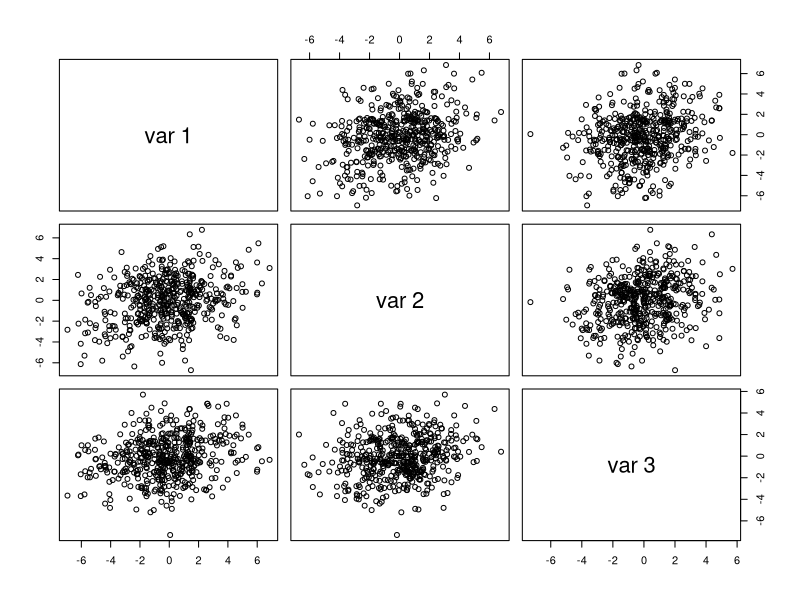

The R script that drew this image: (Note: this script raises an error after producing the figure.)
## Simulate and estimate trivariate normal 

rm(list=ls())  ## clear the workspace

library(MASS)  # needed for mvrnorm

Tsize <- 500  

muTrue <- matrix(c(0.01, -0.02, 0.03), 3, 1)

SigmaTrue <- matrix(0,3,3)

diag(SigmaTrue) <- c(6, 5, 4)

SigmaTrue[1,2] <- 1.3
SigmaTrue[1,3] <- 1.1
SigmaTrue[2,3] <- 0.9
SigmaTrue[2,1] <- SigmaTrue[1,2]
SigmaTrue[3,1] <- SigmaTrue[1,3]
SigmaTrue[3,2] <- SigmaTrue[2,3]


y <- mvrnorm(Tsize, mu = muTrue, Sigma = SigmaTrue )

pairs(y)


like <- function(pars){
  
	mu <- pars[1:3]
	A  <- matrix(0,3,3)
 	diag(A) <- pars[4:6]
	A[1,2] <- pars[7]
	A[1,3] <- pars[8]
	A[2,3] <- pars[9]
 	
 	Sigma <- t(A) %*% A  
 	SigmaInv <- solve(Sigma) 	
 	SigmaDet <- det(Sigma)
 	
 	llike <- matrix(0,Tsize,1)
 	   	
 	for (i in 1:Tsize){
 		 	
  		ssr <- t(y[i,]-mu) %*% SigmaInv %*% (y[i,]-mu)
  		
 	    llike[i] <- -(3/2)*log(2*pi) - 0.5*log(SigmaDet) - 0.5*ssr    
	}    
	
    ans <- sum(llike)   
    #print(c(pars,ans))
    return(ans)
}


mu0 <- apply(y, 2, mean)
Sigma0 <- cov(y)
A0 <- chol(Sigma0)


pars0 <- c(mu0, diag(A0), A0[1,2], A0[1,3], A0[2,3])
temp <- optim(pars0, like, method="BFGS", control=list(fnscale=-1))

muHat <- temp$par[1:3]
Ahat  <- matrix(0,3,3)
diag(Ahat) <- temp$par[4:6]
Ahat[1,2] <- temp$par[7]
Ahat[1,3] <- temp$par[8]
Ahat[2,3] <- temp$par[9]
 	
SigmaHat <- t(Ahat) %*% Ahat  


print(t(muTrue))
print(muHat)

print(t(SigmaTrue))
print(SigmaHat)

print(mu0)
print(Sigma0)




install.packages("numDeriv")   ## library needed for numerical derivatives

library(numDeriv)		 


fct <- function(pars){
  
	mu <- pars[1:3]
	Sigma  <- matrix(0,3,3)
 	diag(Sigma) <- pars[4:6]
	Sigma[1,2] <- pars[7]
	Sigma[1,3] <- pars[8]
	Sigma[2,3] <- pars[9]
	Sigma[2,1] <- Sigma[1,2]
	Sigma[3,1] <- Sigma[1,3]
	Sigma[3,2] <- Sigma[2,3]
 	
 	SigmaInv <- solve(Sigma)
 	
 	SigmaDet <- det(Sigma)
 	
 	llike <- matrix(0,Tsize,1)
 	for (i in 1:Tsize){ 	
 		
  		ssr <- t(y[i,]-mu) %*% SigmaInv %*% (y[i,]-mu)
  		
 	    llike[i] <- -(3/2)*log(2*pi) - 0.5*log(SigmaDet) - 0.5*ssr    
	}   
	 
    ans <- sum(llike)   
    return(ans)
}

pars1 <- c(muHat, diag(SigmaHat), SigmaHat[1,2], SigmaHat[1,3], SigmaHat[2,3])
Ihat <- -1 * hessian(fct, pars1)

SE <- sqrt( diag( solve(Ihat) ) )

print(SE)





